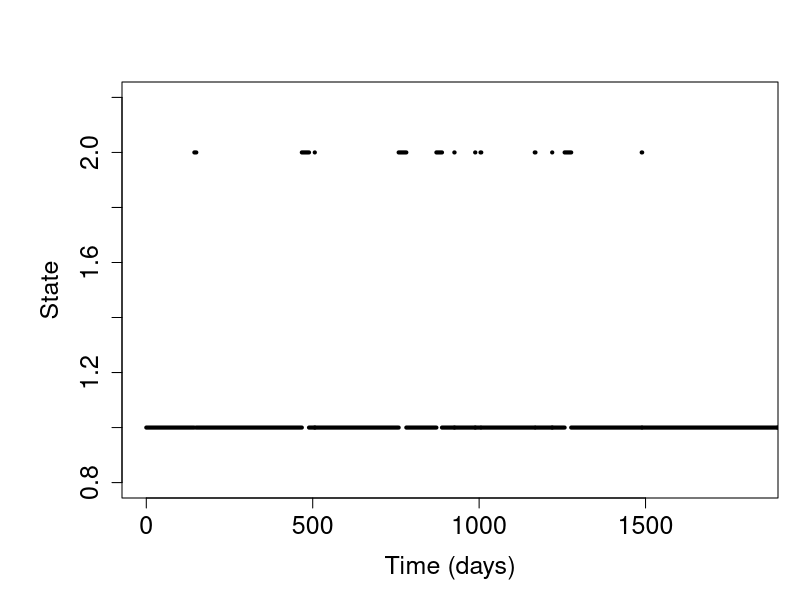
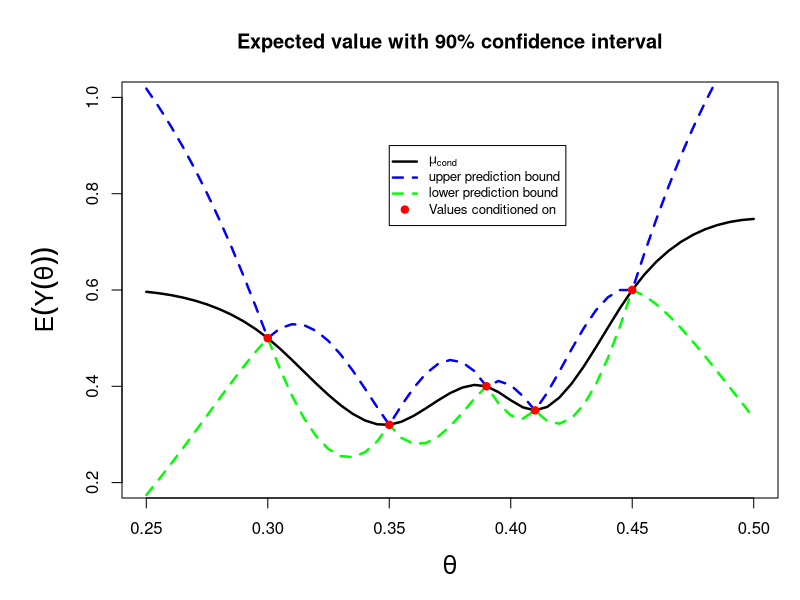
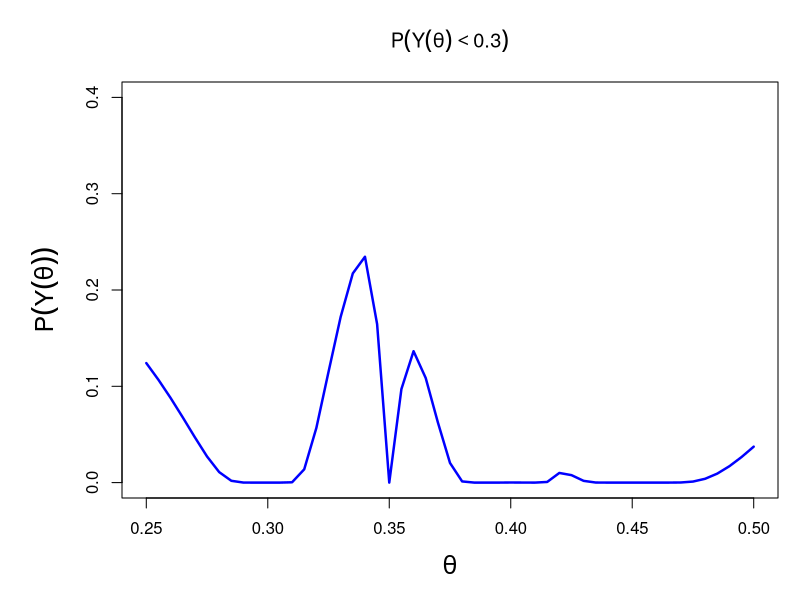
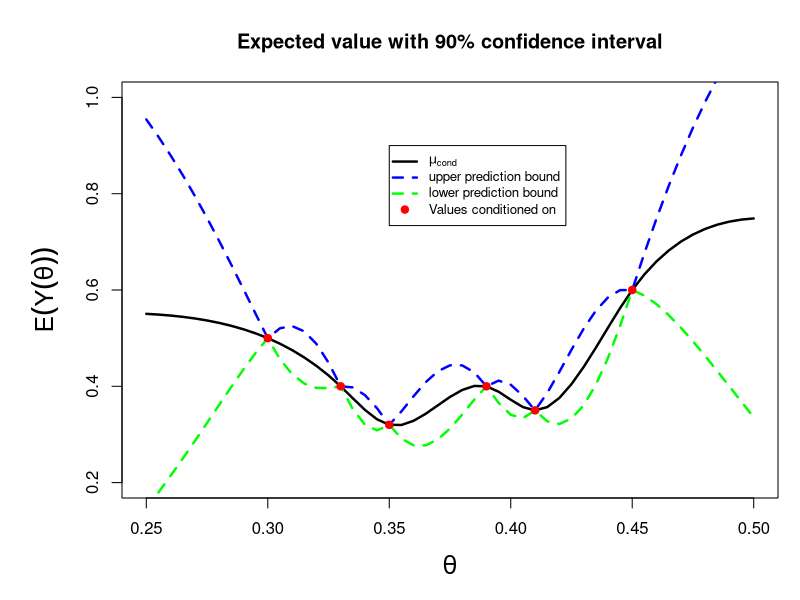
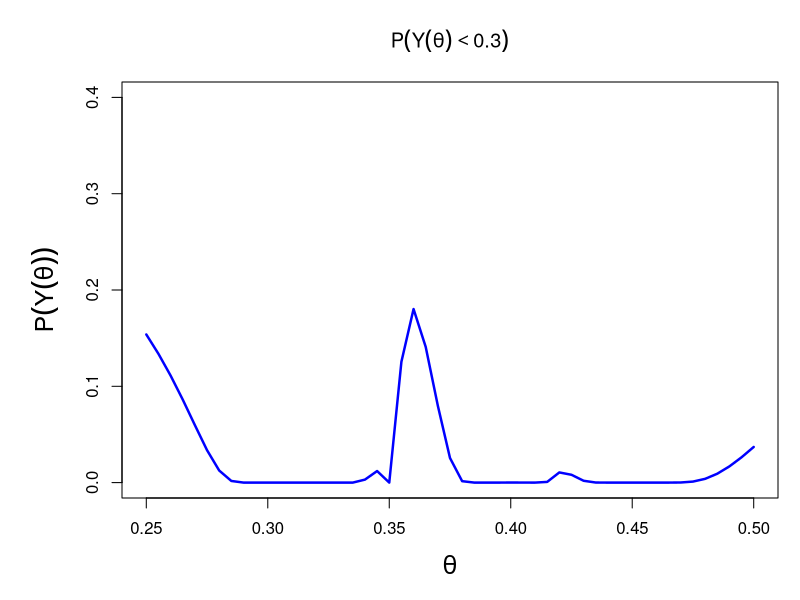

These figures' R source, in order:
#################
### Problem 1 ###
#################

### Problem 1c)
## c.1)

# Time period
days = 365; # Ignoring leap years
years = 5;

# Rates
lambda = 1/100;
mu = 1/7;
rates = c(lambda, mu);

# State (1: Susceptible, 2: Infected)
xVals = numeric(days*years)
xVals[1] = 1; # Start as susceptible
i = 1;
tTimes = c(0);
totTime = 0;

while (totTime <= (days*years)) {
    currState = xVals[i];
    sjTime = rexp(1, rate = rates[currState]);
    nextState = currState %% 2 + 1; # Switch state

    xVals[i+1] = nextState;
    tTimes = c(tTimes, tail(tTimes,1)+sjTime);
    
    totTime = totTime + sjTime;
    i = i + 1;
}

# Plotting

pdf('problem1c.pdf')
par(mar=c(5,6,4,1)+.1)
plot(NULL, NULL, xlim = c(0, days*years), ylim = c(0.8, 2.2), xlab = "Time (days)", ylab = "State", cex.lab = 1.5, cex.axis = 1.5)
  for(i in 1:(length(xVals)-1)){
    lines(tTimes[i:(i+1)], rep(xVals[i], 2), lwd = 4, type = "l")
  }
  lines(tail(tTimes, 1) + c(0,1), c(1,1), lwd = 4)



## c.2)

# Time period
years = 1000;

# State
xVals = numeric(days*years);
xVals[1] = 1;
i = 1;
totTime = 0;      # Total time the simulation runs
infectedTime = 0; # Time the individual is infected out of the total time

while (totTime <= (days*years)) {
  currState = xVals[i];
  sjTime = rexp(1, rate = rates[currState]);
  nextState = currState %% 2 + 1; # Switch state

  xVals[i+1] = nextState;

  if (currState == 2) { # If infected; update infected time
    infectedTime = infectedTime + sjTime;
  }
  
  totTime = totTime + sjTime;
  i = i + 1;
}

fracInfected = infectedTime / totTime;
print(fracInfected)

################################
### Problem 2 #################
###############################

# Functions and variables for later computations

library(Matrix)

create.Covar.Matrix <- function(theta, phi.M, sigma) {
    ones <- as.matrix(rep(1.0, length(theta)));
    H <- abs(theta %*% t(ones) - ones %*% t(theta));
    return(sigma*(1 + phi.M*H)*exp(-phi.M*H));
}

create.Mu.C <- function(mu.1, mu.2, a, covar.matrix) {
    p <- length(mu.1);
    q <- length(mu.2);
    N <- p + q;
    covar.matrix.11 <- covar.matrix[1:p, 1:p];
    covar.matrix.12 <- covar.matrix[1:p, (p+1):N];
    covar.matrix.21 <- covar.matrix[(p+1):N, 1:p];
    covar.matrix.22 <- covar.matrix[(p+1):N, (p+1):N];
    return(mu.1 + (covar.matrix.12 %*% solve(covar.matrix.22)) %*% (a - mu.2))
}

create.Covar.Matrix.Conditional <- function(p, q, covar.matrix) {
    N <- p + q;
    covar.matrix.11 <- covar.matrix[1:p, 1:p];
    covar.matrix.12 <- covar.matrix[1:p, (p+1):N];
    covar.matrix.21 <- covar.matrix[(p+1):N, 1:p];
    covar.matrix.22 <- covar.matrix[(p+1):N, (p+1):N];
    return(covar.matrix.11 - covar.matrix.12 %*% (solve(covar.matrix.22) %*% covar.matrix.21))
}

get.pred.interval <- function(mean, var, alpha) {
    zq <- qnorm(alpha/2, lower.tail=FALSE);
    lower <- mean - zq*sqrt(var);
    upper <- mean + zq*sqrt(var);
    return(cbind(lower, upper));
}



#############
# Problem a
#############


phi.M <- 15;
E.Y <- 0.5;
theta.cond <- as.matrix(c(0.300, 0.350, 0.390, 0.410, 0.450));
theta.grid <- as.matrix(seq(from=0.250, to=0.500, by=0.005));
theta <- rbind(theta.grid, theta.cond)

# Useful constants for lengths

l.tg <- length(theta.grid);
l.tc <- length(theta.cond);
N <- l.tg + l.tc;

mu <- as.matrix(rep(E.Y, N))
y.cond <- as.matrix(c(0.500, 0.320, 0.400, 0.350, 0.600));
sigma <- 0.5^2;
covar.mat <- create.Covar.Matrix(theta, phi.M, sigma);

mu.uncond <- mu[1:l.tg];
mu.cond.on <- mu[(l.tg + 1):N];
mu.cond <- create.Mu.C(mu.uncond, mu.cond.on, y.cond, covar.mat);

covar.mat.cond <- create.Covar.Matrix.Conditional(l.tg, l.tc, covar.mat);

var <- diag(covar.mat.cond);
# Correct for floating point errors, som diagonal elements are ~ -1e-16
var[var < 0] <- 0;

task <- 'task2a.pdf'

conf.interval <- 90; # % 
alpha <- 1 - conf.interval / 100;
range <- get.pred.interval(mu.cond, var, alpha);
lower <- range[,1];
upper <- range[,2];

pdf(task);
par(mar=c(5,6,4,1)+.1)
plot(NULL,NULL, xlim = c(0.25,0.5), ylim = c(0.2, 1.0), main = "Expected value with 90% confidence interval",
     xlab = expression(paste(theta)), ylab = expression(paste(E(Y(theta)))), cex.lab = 1.5)
lines(theta.grid, mu.cond, col="black", lwd=1.2*2)
lines(theta.grid,upper,lty=2,col="blue", lwd=1.2*2)
lines(theta.grid,lower,lty=2,col="green", lwd=1.2*2)
points(theta.cond,y.cond,col = "red", pch = 19)
legend(0.35,0.9,legend = c(expression(paste(mu[cond])),"upper prediction bound", "lower prediction bound", "Values conditioned on"),
       col = c("black","blue","green", "red"), cex = 0.8, lty = c(1,2,2,NA), lwd=2.4, pch=c(NA, NA, NA, 19))
dev.off();


################
### Problem b
################

task <- 'task2b.pdf'

threshold <- 0.30;
probs <- pnorm(threshold, mean=mu.cond, sd=sqrt(var));

pdf(task)
par(mar=c(5,6,4,1)+.1)
plot(NULL,NULL, xlim = c(0.25,0.5), ylim = c(0, 0.4), main = expression(paste(P(Y(theta)<0.30))),
     xlab = expression(paste(theta)), ylab = expression(paste(P(Y(theta)))), cex.lab = 1.5)
lines(theta.grid, probs, col="blue", lwd=1.2*2)
legend(0.35,0.9,legend = expression(paste(P(Y(theta)<0.30))), cex = 0.8, lty = 1, lwd=2.4, col="blue")
dev.off();


##########################
### Problem c
##########################


# Recalculate new conditional mean and variance
theta.cond.updated <- as.matrix(c(as.vector(theta.cond), 0.33));
y.cond.updated <- as.matrix(c(as.vector(y.cond), 0.40));
theta <- rbind(theta.grid, theta.cond.updated)

# Useful constants for lengths

l.tg <- length(theta.grid);
l.tc <- length(theta.cond.updated);
N <- l.tg + l.tc;

mu <- as.matrix(rep(E.Y, N))
sigma <- 0.5^2;
covar.mat.updated <- create.Covar.Matrix(theta, phi.M, sigma);

mu.uncond <- mu[1:l.tg];
mu.cond.on <- mu[(l.tg + 1):N];
mu.cond.updated <- create.Mu.C(mu.uncond, mu.cond.on, y.cond.updated, covar.mat.updated);

covar.mat.cond.updated <- create.Covar.Matrix.Conditional(l.tg, l.tc, covar.mat.updated);

var.updated <- diag(covar.mat.cond.updated);
# Correct for floating point errors, som diagonal elements are ~ -1e-16
var.updated[var.updated < 0] <- 0;

conf.interval <- 90; # % 
alpha <- 1 - conf.interval / 100;
range <- get.pred.interval(mu.cond.updated, var.updated, alpha);
lower <- range[,1];
upper <- range[,2];

task <- 'task2c_pred.pdf'

pdf(task)
par(mar=c(5,6,4,1)+.1)
plot(NULL,NULL, xlim = c(0.25,0.5), ylim = c(0.2, 1.0), main = "Expected value with 90% confidence interval",
     xlab = expression(paste(theta)), ylab = expression(paste(E(Y(theta)))), cex.lab = 1.5)
lines(theta.grid, mu.cond.updated, col="black", lwd=1.2*2)
lines(theta.grid,upper,lty=2,col="blue", lwd=1.2*2)
lines(theta.grid,lower,lty=2,col="green", lwd=1.2*2)
points(theta.cond.updated, y.cond.updated, col = "red", pch = 19)
legend(0.35,0.9,legend = c(expression(paste(mu[cond])), "upper prediction bound", "lower prediction bound", "Values conditioned on"),
       col = c("black","blue","green", "red"), cex = 0.8, lty = c(1,2,2,NA), lwd=2.4, pch=c(NA, NA, NA, 19))
dev.off();

threshold <- 0.30;
probs.updated <- pnorm(threshold, mean=mu.cond.updated, sd=sqrt(var.updated));

task <- 'task2c_probs.pdf'

pdf(task)
par(mar=c(5,6,4,1)+.1)
plot(NULL,NULL, xlim = c(0.25,0.5), ylim = c(0, 0.4), main = expression(paste(P(Y(theta)<0.30))),
     xlab = expression(paste(theta)), ylab = expression(paste(P(Y(theta)))), cex.lab = 1.5)
lines(theta.grid, probs.updated, col="blue", lwd=1.2*2)
legend(0.35,0.9,legend = expression(paste(P(Y(theta)<0.30))), cex = 0.8, lty = 1, lwd=2.4, col="blue")
dev.off();

y.best <- theta[match(max(probs.updated),probs.updated)]
print("Best y: ")
print(y.best)
